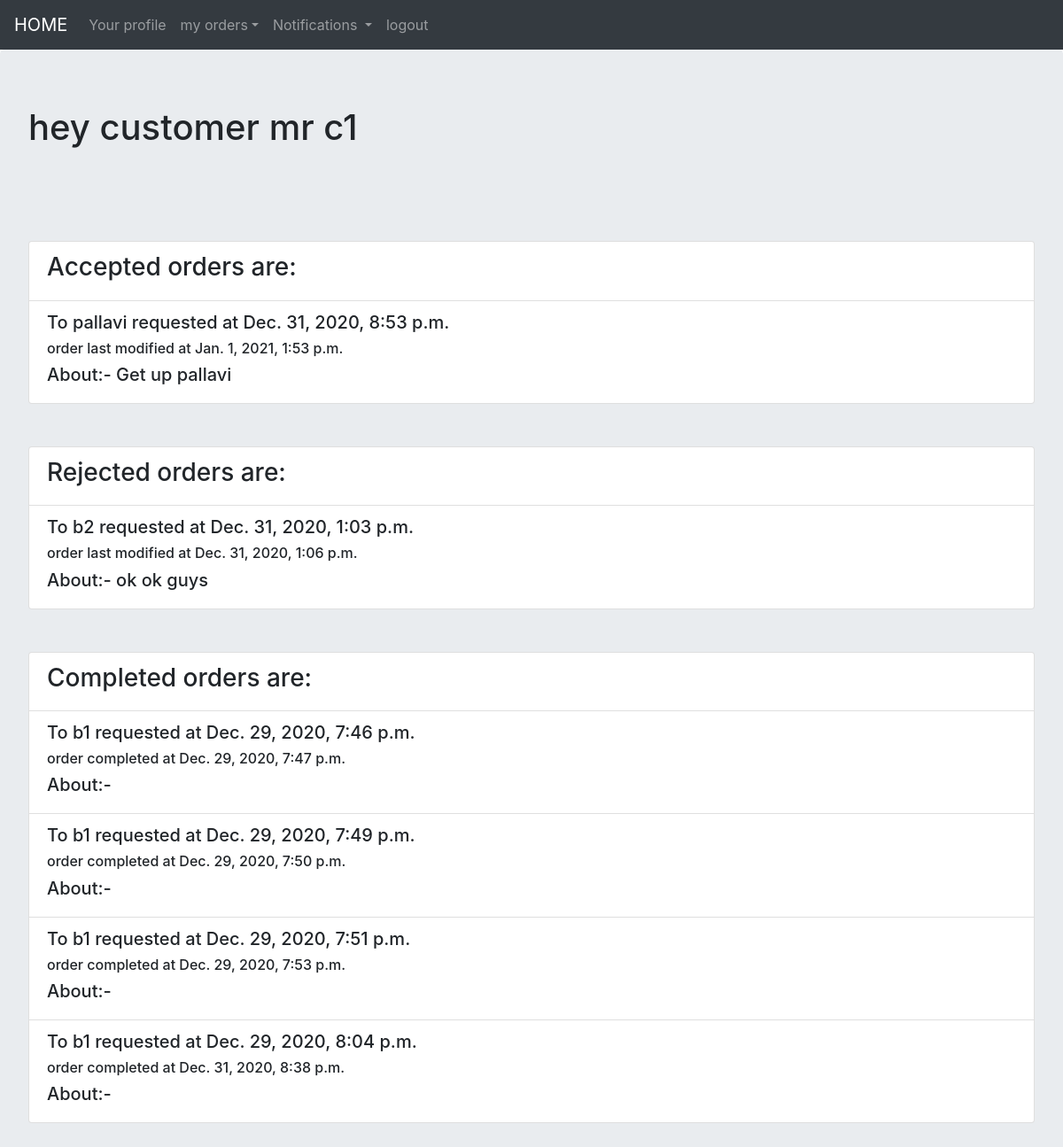
Page /customer/orders/ (signed in) on the committed database.
### app1/models.py (models this page shows, shortened)
class User(AbstractUser):
    phone_number=models.PositiveIntegerField(default=0)
    is_customer=models.BooleanField(default=False)
    is_broker=models.BooleanField(default=False)
    picture=models.ImageField(upload_to='profile_pics',blank=True)
    def __str__(self):
        return self.username

class connection(models.Model):
    customer=models.ForeignKey(Customer,on_delete=models.CASCADE,related_name="present_customer")
    broker=models.ForeignKey(Broker,on_delete=models.CASCADE,related_name="present_broker")
    description=models.CharField(max_length=150,blank=True)
    customer_status=models.CharField(max_length=30)
    broker_status=models.CharField(max_length=30)
    created_time=models.DateTimeField()
    modified_time=models.DateTimeField()
    is_brokerread=models.BooleanField(default=False)
    is_customerread=models.BooleanField(default=False)

class Broker(models.Model):
    user=models.OneToOneField(User,on_delete=models.CASCADE)
    department_name=models.CharField(max_length=30)
    location=models.CharField(max_length=30)
    days=MultiSelectField(choices=DAYS_OF_WEEK,blank=True,default=lis)
    average_rating=models.FloatField(blank=True,default=0,null=True)
    def __str__(self):
        return self.user.__str__()

### app1/views.py (the view)
# urls.py: path('customer/orders/',customerorders,name="customer_orders"),
@iscustomer
def customerorders(request):
    presentcustomer=Customer.objects.get(user=request.user)
    orderslist=connection.objects.filter(customer=presentcustomer)
    acceptedorders=orderslist.filter(customer_status="order accepted")
    rejectedorders=orderslist.filter(customer_status="order rejected")
    pendingorders=orderslist.filter(customer_status="order pending")
    completedorders=orderslist.filter(customer_status="order completed")
    unreadmessages=Message.objects.filter(customer__user=request.user,is_customerread=False)
    unreadconnections=connection.objects.filter(customer__user=request.user,is_customerread=False)
    context={
        "orders":orderslist,
        "acceptedorders":acceptedorders,
        "rejectedorders":rejectedorders,
        "pendingorders":pendingorders,
        "completedorders":completedorders,
        "unreadmessages":unreadmessages,
        "unreadconnections":unreadconnections,
        "asize":len(acceptedorders),
        "rsize":len(rejectedorders),
        "psize":len(pendingorders),
        "csize":len(completedorders),
        "tl":len(unreadconnections)+len(unreadmessages)
    }
    return render(request,"customer/orders.html",context=context)

### app1/views.py (called while the page is built)
def customerauth(user):
    if user.id is not None:
        return user.is_customer and user.is_authenticated
    return False

### templates/customer/orders.html (shortened to what this page needs)
{% extends "base.html" %}
{% block content %}
  <div class="jumbotron">
    <h1>hey customer mr {{ user.username}}</h1>
    <br>
    <br>
    <br>
    <br>
    {% if asize %}
    <ul class="list-group">
      <li class="list-group-item"><h3>Accepted orders are:</h3></li>
      {% for o in acceptedorders %}
        <li class="list-group-item">
          <h5> To {{o.broker}}  requested at {{o.created_time}}</h5>
          <h6>order last modified at {{o.modified_time}}</h6>
          <h5>About:- {{o.description}}</h5>
        </li>
      {% endfor %}
    </ul>
    {% endif %}
  <br><br>
  {% if rsize %}
  <ul class="list-group">
    <li class="list-group-item"><h3>Rejected orders are:</h3></li>
    {% for o in rejectedorders %}
      <li class="list-group-item">
        <h5> To {{o.broker}} requested at {{o.created_time}}</h5>
        <h6>order last modified at {{o.modified_time}}</h6>
        <h5>About:- {{o.description}}</h5>
      </li>
    {% endfor %}
  </ul>
  {% endif %}
  <br><br>
  {% if csize %}
  <ul class="list-group">
    <li class="list-group-item"><h3>Completed orders are:</h3></li>
    {% for o in completedorders %}
      <li class="list-group-item">
        <h5> To {{o.broker}} requested at {{o.created_time}}</h5>
        <h6>order completed at {{o.modified_time}}</h6>
        <h5>About:- {{o.description}}</h5>
      </li>
    {% endfor %}
  </ul>
  {% endif %}
  </div>
{% endblock content %}

### rows in the picture
User: username "c1"
connection: broker "pallavi", created_time "Dec. 31, 2020, 8:53 p.m.", modified_time "Jan. 1, 2021, 1:53 p.m.", description "Get up pallavi"
connection: broker "b2", created_time "Dec. 31, 2020, 1:03 p.m.", modified_time "Dec. 31, 2020, 1:06 p.m.", description "ok ok guys"
connection: broker "b1", created_time "Dec. 29, 2020, 7:46 p.m.", modified_time "Dec. 29, 2020, 7:47 p.m."
connection: broker "b1", created_time "Dec. 29, 2020, 7:49 p.m.", modified_time "Dec. 29, 2020, 7:50 p.m."
connection: broker "b1", created_time "Dec. 29, 2020, 7:51 p.m.", modified_time "Dec. 29, 2020, 7:53 p.m."
connection: broker "b1", created_time "Dec. 29, 2020, 8:04 p.m.", modified_time "Dec. 31, 2020, 8:38 p.m."
